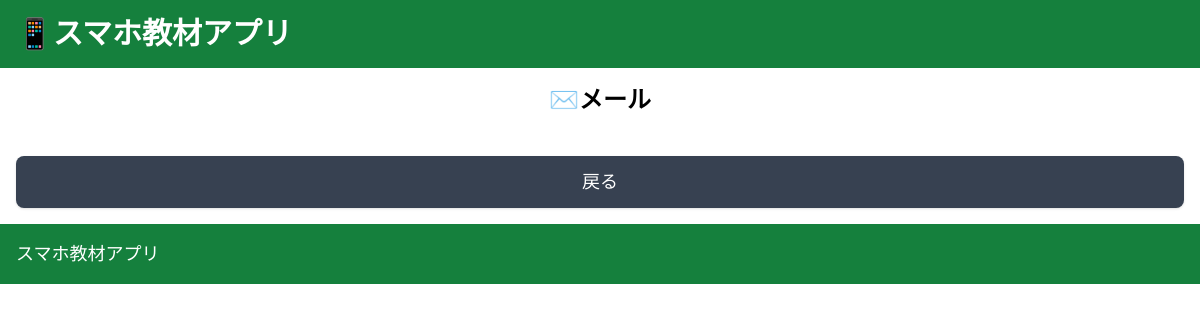
The page /mail on the database as committed earlier.
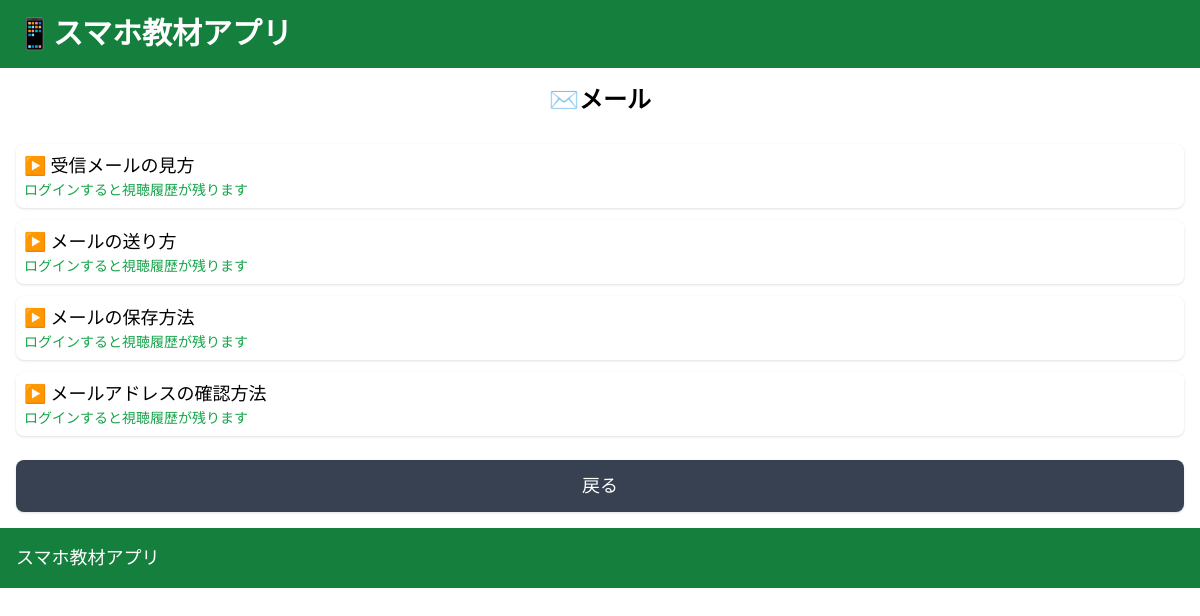
The same page on the database as committed later.
### app.py (models this page shows)
class Video(db.Model):
    id = db.Column(db.Integer, primary_key=True)
    name = db.Column(db.String(100), nullable=False) # 動画タイトル
    path = db.Column(db.String(100), nullable=False) # ファイルパス
    category = db.Column(db.String(100)) # 動画のカテゴリ

### app.py (the view)
@app.route('/mail')
def mail():
    if current_user.is_authenticated:
        videos = Video.query.filter_by(category='mail').all()
        status = WatchStatus.query.filter_by(user_id=current_user.id).all()
        if not status:
            for id in range(5, 9):
                status = WatchStatus(user_id=current_user.id, video_id=id, watched=False)
                db.session.add(status)
                db.session.commit()
            status = WatchStatus.query.filter_by(user_id=current_user.id).all()
        return render_template('mail.html', videos=videos, status=status)
    else:
        videos = Video.query.filter_by(category='mail').all()
        return render_template('mail.html', videos=videos)

### templates/mail.html (shortened to what this page needs)
{% extends "base.html" %}
{% block body %}
<div class="pt-4">
    <h1 class="text-2xl font-bold text-center">
        ✉️メール
    </h1>
</div>
<section class="p-4">
    {% for video in videos %}
    <a href="/video/{{ video.id }}" class="block p-2 rounded-lg shadow my-3 hover:bg-gray-100">
        <div class="flex flex-col">
            <span class="text-lg">
                ▶️ {{ video.name }}
            </span>
            {% if not status %}
                <p class="text-sm text-green-600">ログインすると視聴履歴が残ります</p>
            {% endif %}
        </div>
    </a>
    {% endfor %}
    <div class="mt-6">
        <a href="{{ url_for('index') }}" class="block w-full bg-gray-700 text-white text-center text-lg p-3 rounded-lg shadow hover:bg-gray-900 transition-colors">
            戻る
        </a>
    </div>
</section>
{% endblock %}

### templates/base.html (shortened to what this page needs)
<!DOCTYPE html>
<html lang="ja">
<head>
    <link rel="stylesheet" href="https://cdn.jsdelivr.net/npm/bootstrap-icons@1.10.5/font/bootstrap-icons.css">
    <link href="{{ url_for('static', filename='css/output.css') }}" rel="stylesheet">
</head>
<body class="text-black">
    <header class="text-xl bg-green-700 text-white p-4">
        <h1 class="font-semibold text-3xl">📱スマホ教材アプリ</h1>
    </header>
        {% block body %}{% endblock %}
    <footer class="text-lg bg-green-700 text-white p-4">
        <p class="">スマホ教材アプリ</p>
    </footer>
</body>
</html>

Rows that differ between the two databases and show on the page:
added Video: name "受信メールの見方"
added Video: name "メールの送り方"
added Video: name "メールの保存方法"
added Video: name "メールアドレスの確認方法"
